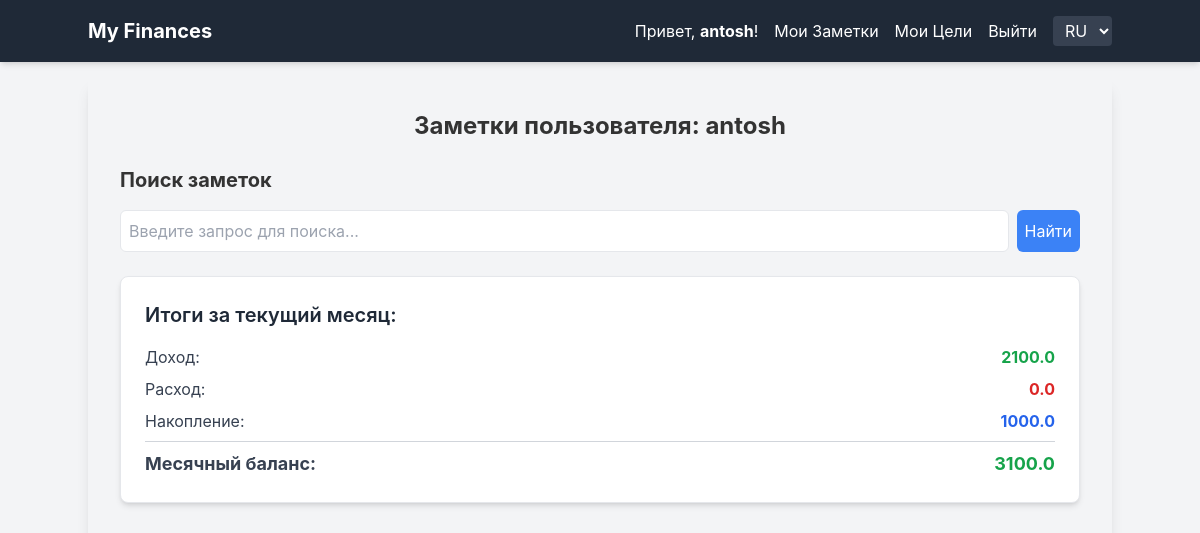
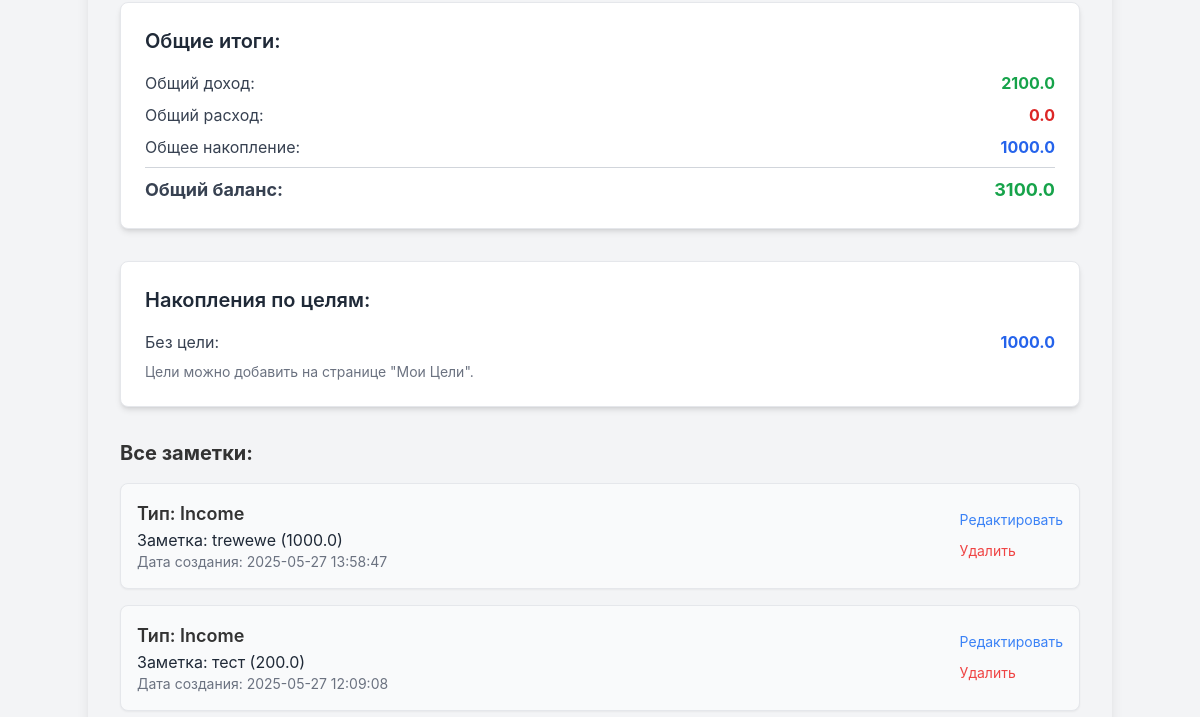
The app's page /notes/antosh (signed in, upper part), older data (2 pictures, top to bottom).
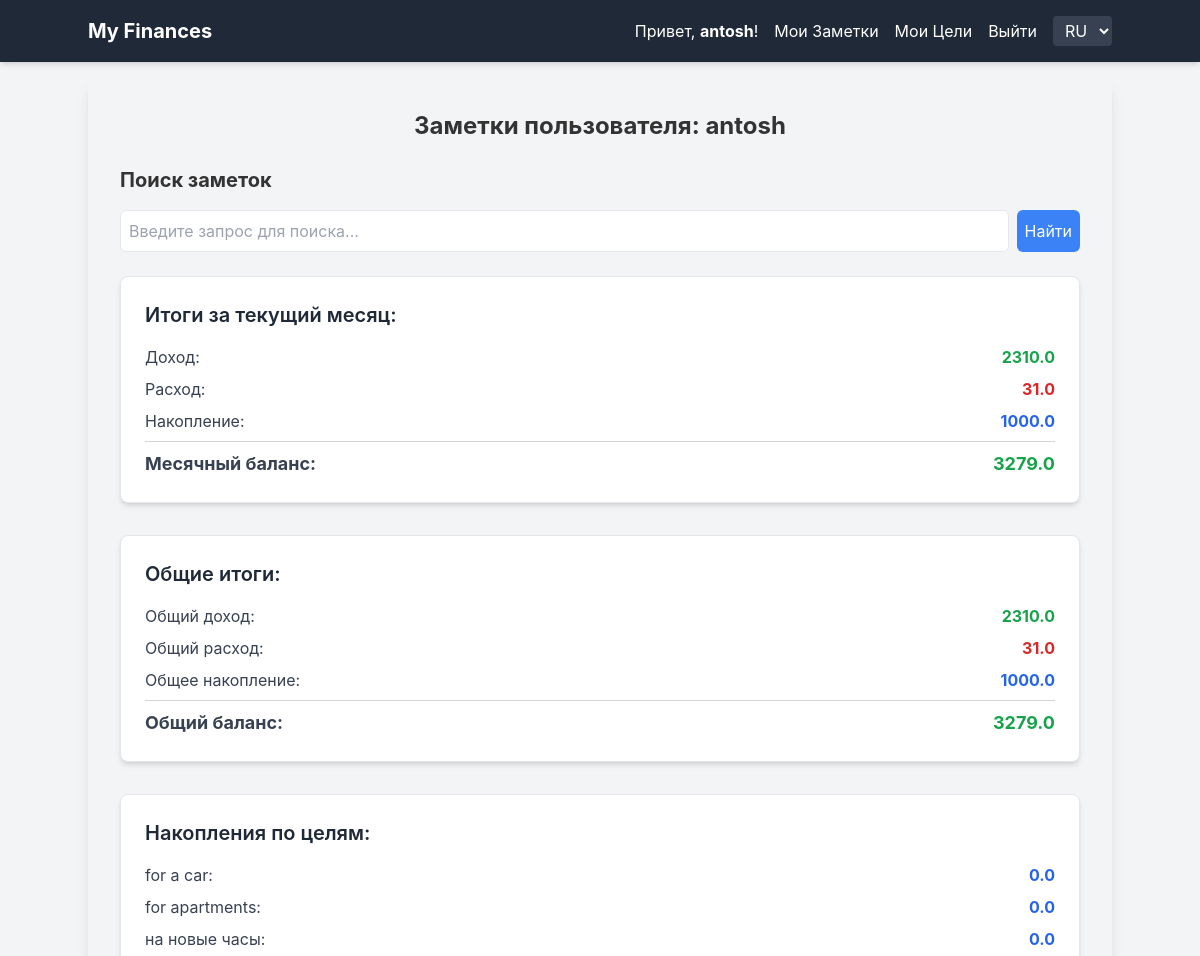
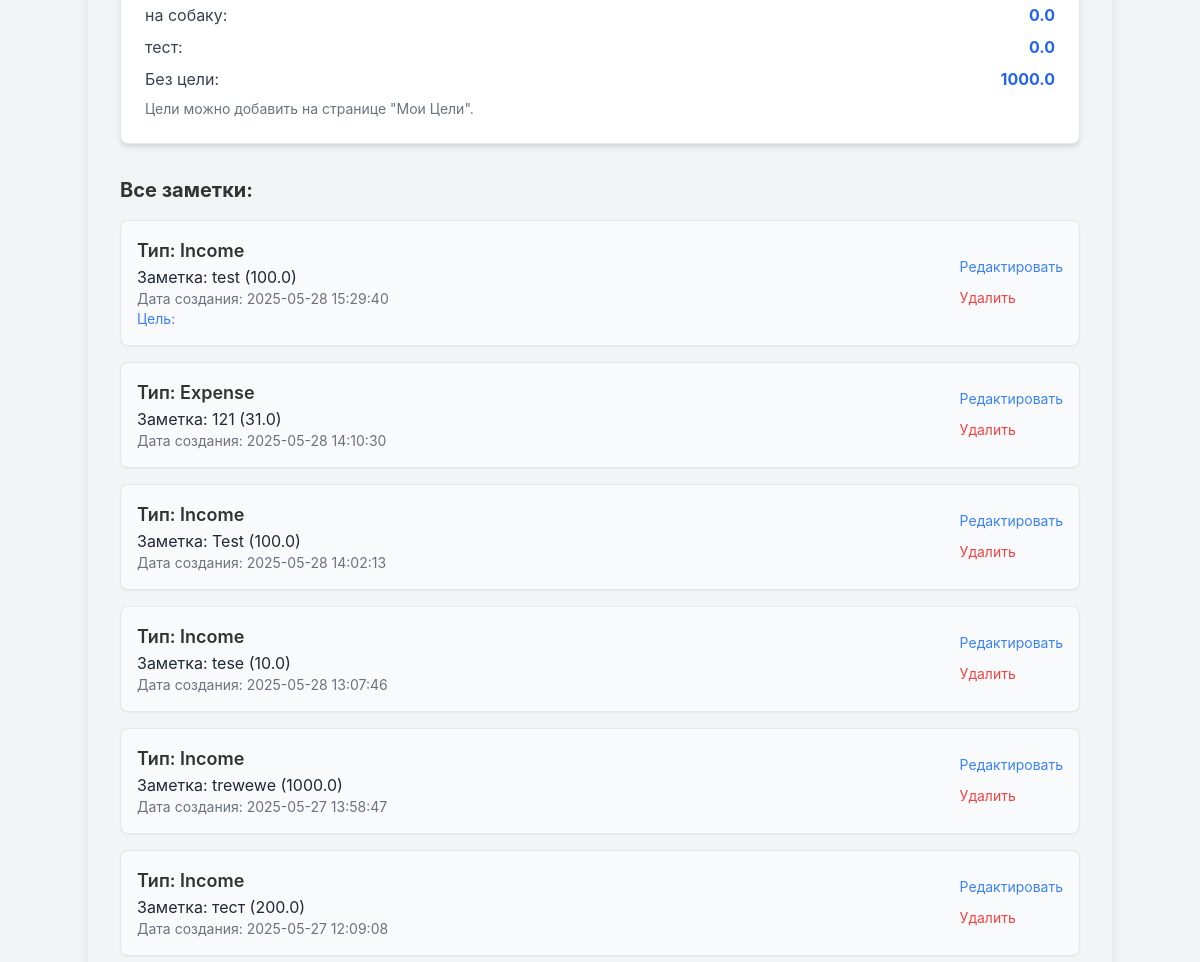
The same page, newer data (2 pictures, top to bottom).
### tables this page shows
CREATE TABLE users (
            id INTEGER PRIMARY KEY AUTOINCREMENT,
            username TEXT UNIQUE NOT NULL,
            password_hash TEXT NOT NULL
        );

CREATE TABLE goals (
            id INTEGER PRIMARY KEY AUTOINCREMENT,
            user_id INTEGER NOT NULL,
            goal_type TEXT NOT NULL,
            note TEXT NOT NULL,
            created_at TIMESTAMP DEFAULT CURRENT_TIMESTAMP, amount REAL DEFAULT 0.00, user_goal_id INTEGER,
            FOREIGN KEY (user_id) REFERENCES users (id)
        );

CREATE TABLE user_goals (
            id INTEGER PRIMARY KEY AUTOINCREMENT,
            user_id INTEGER NOT NULL,
            name TEXT NOT NULL UNIQUE, -- Название цели (например, "На машину", "На квартиру")
            created_at TIMESTAMP DEFAULT CURRENT_TIMESTAMP,
            FOREIGN KEY (user_id) REFERENCES users (id)
        );

### app.py (the view)
@app.route('/notes/<username>')
@login_required
def user_notes(username):
    if g.user['username'] != username:
        flash(_('Вы не можете просматривать заметки других пользователей.'), 'danger')
        return redirect(url_for('index'))
    conn = get_db()
    cursor = conn.cursor()
    user_id = g.user['id']
    cursor.execute("SELECT * FROM goals WHERE user_id = ? ORDER BY created_at DESC", (user_id,))
    notes = cursor.fetchall()
    today = datetime.date.today()
    first_day_of_month = today.replace(day=1)
    monthly_summary = {
        'income': 0.0,
        'expense': 0.0,
        'saving': 0.0
    }
    cursor.execute(
        "SELECT goal_type, amount FROM goals WHERE user_id = ? AND created_at >= ? AND created_at < ?",
        (user_id, first_day_of_month.isoformat(),
         (first_day_of_month + datetime.timedelta(days=32)).replace(day=1).isoformat())
    )
    monthly_records = cursor.fetchall()
    for record in monthly_records:
        if record['goal_type'] in monthly_summary:
            monthly_summary[record['goal_type']] += record['amount']
    total_summary = {
        'total_income': 0.0,
        'total_expense': 0.0,
        'total_saving': 0.0
    }
    cursor.execute("SELECT goal_type, amount FROM goals WHERE user_id = ?", (user_id,))
    all_records = cursor.fetchall()
    for record in all_records:
        if record['goal_type'] == 'income':
            total_summary['total_income'] += record['amount']
        elif record['goal_type'] == 'expense':
            total_summary['total_expense'] += record['amount']
        elif record['goal_type'] == 'saving':
            total_summary['total_saving'] += record['amount']
    goals_summary = {}
    cursor.execute("SELECT id, name FROM user_goals WHERE user_id = ? ORDER BY name ASC", (user_id,))
    user_goals_list_for_summary = cursor.fetchall()
    for ug in user_goals_list_for_summary:
        goals_summary[ug['name']] = 0.0  # Инициализируем сумму для каждой цели
    cursor.execute(
        "SELECT ug.name, SUM(g.amount) FROM goals g JOIN user_goals ug ON g.user_goal_id = ug.id WHERE g.user_id = ? AND g.goal_type = 'saving' GROUP BY ug.name",
        (user_id,)
    )
    saving_by_goal_records = cursor.fetchall()
    for record in saving_by_goal_records:
        goal_name = record[0]  # Имя цели
        total_amount = record[1]  # Сумма
        goals_summary[goal_name] = total_amount
    cursor.execute(
        "SELECT SUM(amount) FROM goals WHERE user_id = ? AND goal_type = 'saving' AND user_goal_id IS NULL",
        (user_id,)
    )
    saving_no_goal_record = cursor.fetchone()
    if saving_no_goal_record and saving_no_goal_record[0] is not None:
        goals_summary[_('Без цели')] = saving_no_goal_record[0]  # Добавляем в саммари
    return render_template('notes.html',
                           username=username,
                           notes=notes,
                           monthly_summary=monthly_summary,
                           total_summary=total_summary,  # Передаем в шаблон
                           goals_summary=goals_summary,  # Передаем в шаблон
                           user_goals_list_full=user_goals_list_for_summary)  # Передаем для отображения цели записи

### app.py (called while the page is built)
def get_locale_from_request():
    lang = request.args.get('lang')
    if lang in LOCALES:  # Проверяем, что язык есть в нашем словаре
        session['lang'] = lang
        return lang
    if 'lang' in session and session['lang'] in LOCALES:
        return session['lang']
    best_browser_match = request.accept_languages.best_match(LOCALES.keys())
    if best_browser_match and best_browser_match in LOCALES:
        return best_browser_match
    return 'ru'  # Язык по умолчанию, если ничего не найдено

@app.before_request
def set_g_locale():
    g.locale = get_locale_from_request()

def get_db():
    if 'db' not in g:
        g.db = get_db_connection()
    return g.db

@app.before_request
def load_logged_in_user():
    user_id = session.get('user_id')
    if user_id is None:
        g.user = None
    else:
        conn = get_db()
        cursor = conn.cursor()
        cursor.execute("SELECT * FROM users WHERE id = ?", (user_id,))
        g.user = cursor.fetchone()

def login_required(view):
    @functools.wraps(view)
    def wrapped_view(**kwargs):
        if g.user is None:
            flash(_('Для доступа к этой странице необходимо войти в систему.'), 'warning')
            return redirect(url_for('login'))
        return view(**kwargs)
    return wrapped_view

### database.py (called while the page is built)
def get_db_connection():
    conn = sqlite3.connect(DATABASE)
    conn.row_factory = sqlite3.Row
    return conn

### locales.py (called while the page is built)
def gettext_manual(text, **variables):
    from flask import g
    current_locale = getattr(g, 'locale', 'ru')
    translated_text = LOCALES.get(current_locale, {}).get(text, text)
    if variables:
        try:
            return translated_text % variables
        except TypeError:  # Если переменные есть, но в строке их нет или неверный формат
            return translated_text
    return translated_text

### templates/notes.html (shortened to what this page needs)
{% extends 'base.html' %}
{% block content %}
    <h2 class="text-2xl font-bold mb-6 text-center">{{ _('Заметки пользователя:') }} {{ username }}</h2>
    <h3 class="text-xl font-bold mb-4">{{ _('Поиск заметок') }}</h3>
    <form action="{{ url_for('search_notes') }}" method="post" class="flex space-x-2 mb-6">
        <input type="text" name="search_query" placeholder="{{ _('Введите запрос для поиска...') }}" value="{{ search_query or '' }}" class="flex-grow p-2 border rounded-md">
        <button type="submit" class="bg-blue-500 text-white p-2 rounded-md hover:bg-blue-600">{{ _('Найти') }}</button>
    </form>
    <div class="mb-8 p-6 bg-white rounded-lg shadow-md border border-gray-200">
        <h3 class="text-xl font-semibold mb-4 text-gray-800">{{ _('Итоги за текущий месяц:') }}</h3>
        <ul class="space-y-2 text-gray-700">
            <li class="flex justify-between items-center">
                <span>{{ _('Доход:') }}</span>
                <span class="font-bold text-green-600">{{ monthly_summary.income | round(2) }}</span>
            </li>
            <li class="flex justify-between items-center">
                <span>{{ _('Расход:') }}</span>
                <span class="font-bold text-red-600">{{ monthly_summary.expense | round(2) }}</span>
            </li>
            <li class="flex justify-between items-center">
                <span>{{ _('Накопление:') }}</span>
                <span class="font-bold text-blue-600">{{ monthly_summary.saving | round(2) }}</span>
            </li>
            <hr class="my-2 border-gray-300">
            {% set total_balance_month = monthly_summary.income - monthly_summary.expense + monthly_summary.saving %}
            <li class="flex justify-between items-center text-lg font-bold">
                <span>{{ _('Месячный баланс:') }}</span>
                <span class="{% if total_balance_month >= 0 %}text-green-600{% else %}text-red-600{% endif %}">{{ total_balance_month | round(2) }}</span>
            </li>
        </ul>
    </div>
    <div class="mb-8 p-6 bg-white rounded-lg shadow-md border border-gray-200">
        <h3 class="text-xl font-semibold mb-4 text-gray-800">{{ _('Общие итоги:') }}</h3>
        <ul class="space-y-2 text-gray-700">
            <li class="flex justify-between items-center">
                <span>{{ _('Общий доход:') }}</span>
                <span class="font-bold text-green-600">{{ total_summary.total_income | round(2) }}</span>
            </li>
            <li class="flex justify-between items-center">
                <span>{{ _('Общий расход:') }}</span>
                <span class="font-bold text-red-600">{{ total_summary.total_expense | round(2) }}</span>
            </li>
            <li class="flex justify-between items-center">
                <span>{{ _('Общее накопление:') }}</span>
                <span class="font-bold text-blue-600">{{ total_summary.total_saving | round(2) }}</span>
            </li>
            <hr class="my-2 border-gray-300">
            {% set total_overall_balance = total_summary.total_income - total_summary.total_expense + total_summary.total_saving %}
            <li class="flex justify-between items-center text-lg font-bold">
                <span>{{ _('Общий баланс:') }}</span>
                <span class="{% if total_overall_balance >= 0 %}text-green-600{% else %}text-red-600{% endif %}">{{ total_overall_balance | round(2) }}</span>
            </li>
        </ul>
    </div>
    <div class="mb-8 p-6 bg-white rounded-lg shadow-md border border-gray-200">
        <h3 class="text-xl font-semibold mb-4 text-gray-800">{{ _('Накопления по целям:') }}</h3>
        {% if goals_summary %}
            <ul class="space-y-2 text-gray-700">
                {% for goal_name, amount in goals_summary.items() %}
                    <li class="flex justify-between items-center">
                        <span>{{ goal_name }}:</span>
                        <span class="font-bold text-blue-600">{{ amount | round(2) }}</span>
                    </li>
                {% endfor %}
            </ul>
        {% else %}
            <p class="text-gray-600">{{ _('Нет данных.') }}</p>
        {% endif %}
        <p class="text-sm text-gray-500 mt-2">{{ _('Цели можно добавить на странице "Мои Цели".') }}</p>
    </div>
    <h3 class="text-xl font-bold mb-4">{{ _('Все заметки:') }}</h3>
    {% if notes %}
        <ul class="space-y-4">
            {% for note in notes %}
                <li class="p-4 border rounded-lg shadow-sm bg-gray-50 flex justify-between items-center">
                    <div>
                        <p class="text-lg font-semibold">{{ _('Тип:') }} {{ note.goal_type | capitalize }}</p>
                        <p class="text-gray-800">{{ _('Заметка:') }} {{ note.note }} ({{ note.amount | round(2) }})</p>
                        <p class="text-gray-500 text-sm">{{ _('Дата создания:') }} {{ note.created_at }}</p>
                        {% if note.user_goal_id %}
                            {% set related_goal_name = "" %}
                            {% for goal in user_goals_list_full %}
                                {% if goal.id == note.user_goal_id %}
                                    {% set related_goal_name = goal.name %}
                                {% endif %}
                            {% endfor %}
                            <p class="text-blue-500 text-sm">{{ _('Цель:') }} {{ related_goal_name }}</p>
                        {% endif %}
                    </div>
                    <div class="flex flex-col space-y-2">
                        <a href="{{ url_for('edit_goal', goal_id=note.id) }}" class="text-blue-500 hover:underline text-sm">{{ _('Редактировать') }}</a>
                        <form action="{{ url_for('delete_goal', goal_id=note.id) }}" method="post" onsubmit="return confirm('{{ _('Вы уверены, что хотите удалить эту запись?') }}');">
                            <button type="submit" class="text-red-500 hover:underline text-sm p-0 bg-transparent border-none cursor-pointer">
                                {{ _('Удалить') }}
                            </button>
                        </form>
                    </div>
                </li>
            {% endfor %}
        </ul>
    {% else %}
        <p class="text-gray-600">{{ _('У вас пока нет заметок. Добавьте первую!') }}</p>
    {% endif %}
{% endblock %}

### templates/base.html (shortened to what this page needs)
<!DOCTYPE html>
<html lang="{{ g.locale }}">
<head>
    <script src="https://cdn.tailwindcss.com"></script>
</head>
<body class="flex flex-col min-h-screen">
    <nav class="w-full bg-gray-800 text-white p-4 shadow-md">
        <div class="container mx-auto flex justify-between items-center">
            <a href="{{ url_for('index') }}" class="text-xl font-bold hover:text-gray-300">My Finances</a>
            <div class="flex items-center">
                {% if g.user %}
                    <span class="mr-4">{{ _('Привет,') }} <span class="font-bold">{{ g.user.username }}</span>!</span>
                    <a href="{{ url_for('user_notes', username=g.user.username) }}" class="mr-4 hover:text-gray-300">{{ _('Мои Заметки') }}</a>
                    <a href="{{ url_for('goals') }}" class="mr-4 hover:text-gray-300">{{ _('Мои Цели') }}</a>
                    <a href="{{ url_for('logout') }}" class="hover:text-gray-300">{{ _('Выйти') }}</a>
                {% else %}
                    <a href="{{ url_for('register') }}" class="mr-4 hover:text-gray-300">{{ _('Регистрация') }}</a>
                    <a href="{{ url_for('login') }}" class="hover:text-gray-300">{{ _('Войти') }}</a>
                {% endif %}
                <select id="language-selector" class="ml-4 px-2 py-1 rounded bg-gray-700 text-white border-none">
                    <option value="ru" {% if g.locale == 'ru' %}selected{% endif %}>RU</option>
                </select>
            </div>
        </div>
    </nav>
    <div class="main-content-wrapper">
        <div class="container bg-transparent p-8 rounded-lg shadow-lg">
            {% block content %}{% endblock %}
        </div>
    </div>
</body>
</html>

### templates/base.html (style rules this page uses)
body { font-family: 'Inter', sans-serif; background-color: #f3f4f6; color: #333; }
.main-content-wrapper { flex-grow: 1; display: flex; justify-content: center; align-items: center; padding: 1rem; }
.container { max-width: 800px; width: 100%; }
input[type="text"], input[type="password"], textarea, select { @apply p-3 border border-gray-300 rounded-md focus:outline-none focus:ring-2 focus:ring-blue-500 w-full; }
button { @apply bg-blue-600 text-white p-3 rounded-md hover:bg-blue-700 transition duration-200; }

Row changes from the older to the newer data that the page shows:
added user_goals: name "for a car", amount "0.0"
added user_goals: name "for apartments", amount "0.0"
added user_goals: name "на новые часы", amount "0.0"
added user_goals: name "на собаку", amount "0.0"
added user_goals: name "тест", amount "0.0"
added goals: goal_type "Income", note "test", amount "100.0", created_at "2025-05-28 15:29:40"
added goals: goal_type "Expense", note "121", amount "31.0", created_at "2025-05-28 14:10:30"
added goals: goal_type "Income", note "Test", amount "100.0", created_at "2025-05-28 14:02:13"
added goals: goal_type "Income", note "tese", amount "10.0", created_at "2025-05-28 13:07:46"
Text that changed along with them:
{{ monthly_summary.income | round(2) }}: "2100.0" → "2310.0"
{{ monthly_summary.expense | round(2) }}: "0.0" → "31.0"
{{ total_balance_month | round(2) }}: "3100.0" → "3279.0"
{{ total_summary.total_income | round(2) }}: "2100.0" → "2310.0"
{{ total_summary.total_expense | round(2) }}: "0.0" → "31.0"
{{ total_overall_balance | round(2) }}: "3100.0" → "3279.0"
